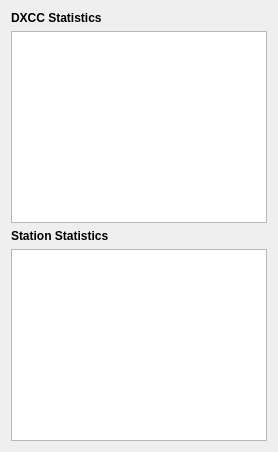
     <widget class="QWidget" name="dxStatTab">
      <attribute name="title">
       <string>D&amp;X Stats</string>
      </attribute>
      <layout class="QVBoxLayout" name="verticalLayout_10">
       <item>
        <widget class="QLabel" name="dxccTableLabel">
         <property name="text">
          <string>&lt;b&gt;DXCC Statistics&lt;/b&gt;</string>
         </property>
        </widget>
       </item>
       <item>
        <widget class="DxccTableWidget" name="dxccTableWidget">
         <property name="editTriggers">
          <set>QAbstractItemView::NoEditTriggers</set>
         </property>
         <property name="alternatingRowColors">
          <bool>true</bool>
         </property>
         <attribute name="horizontalHeaderMinimumSectionSize">
          <number>20</number>
         </attribute>
         <attribute name="horizontalHeaderDefaultSectionSize">
          <number>45</number>
         </attribute>
         <attribute name="verticalHeaderDefaultSectionSize">
          <number>22</number>
         </attribute>
        </widget>
       </item>
       <item>
        <widget class="QLabel" name="stationTableLabel">
         <property name="text">
          <string>&lt;b&gt;Station Statistics&lt;/b&gt;</string>
         </property>
        </widget>
       </item>
       <item>
        <widget class="DxccTableWidget" name="stationTableWidget">
         <property name="editTriggers">
          <set>QAbstractItemView::NoEditTriggers</set>
         </property>
         <property name="alternatingRowColors">
          <bool>true</bool>
         </property>
         <attribute name="horizontalHeaderMinimumSectionSize">
          <number>20</number>
         </attribute>
         <attribute name="horizontalHeaderDefaultSectionSize">
          <number>45</number>
         </attribute>
         <attribute name="verticalHeaderDefaultSectionSize">
          <number>22</number>
         </attribute>
        </widget>
       </item>
      </layout>
     </widget>
